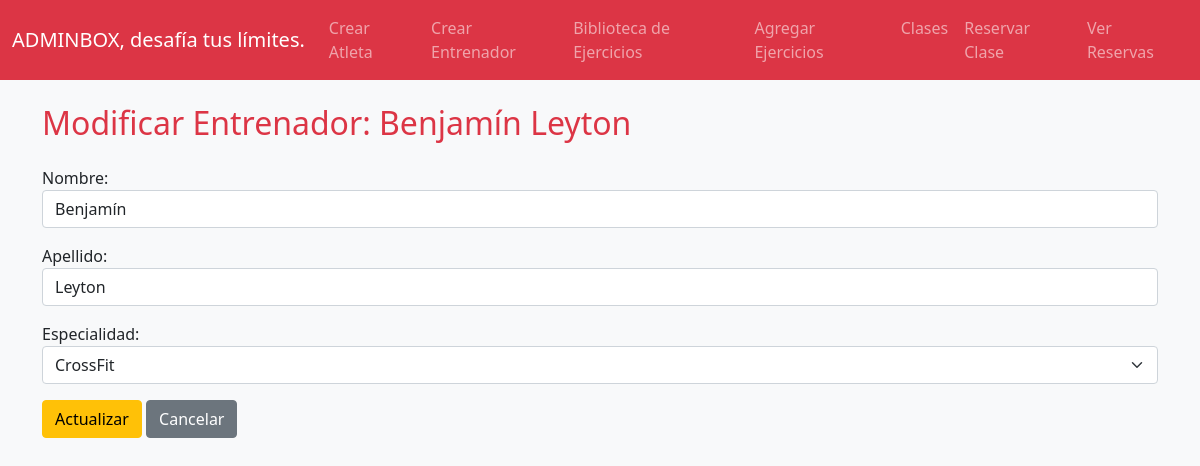
The app's page /modificar_entrenador/1/, older data.
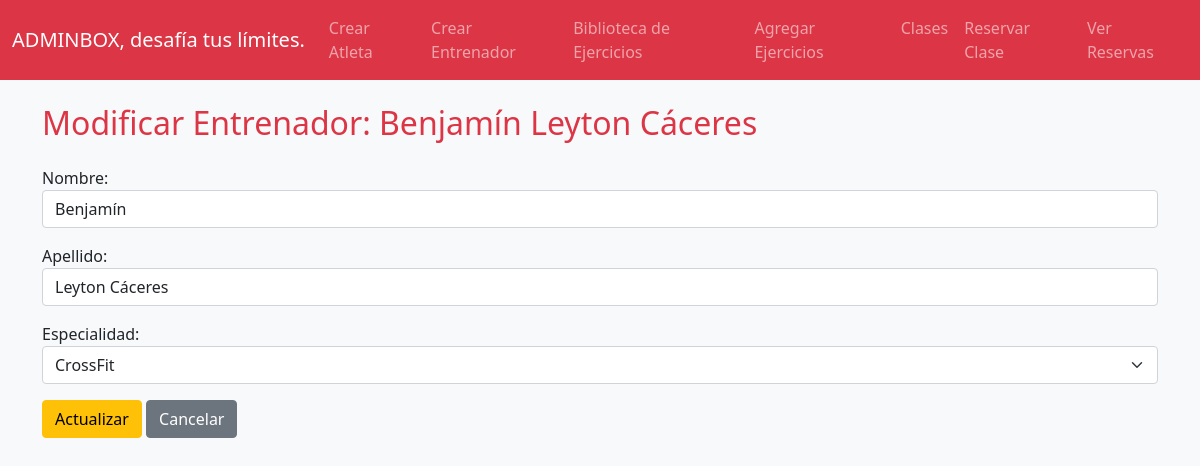
The same page, newer data.
### gym_app/models.py (models this page shows, shortened)
class Entrenador(models.Model):
    nombre = models.CharField(max_length=50)
    apellido = models.CharField(max_length=20)
    especialidad = models.CharField(max_length=20, choices=Categoria.Categoria_esp)

### gym_app/views.py (the view)
# urls.py: path('modificar_entrenador/<int:pk>/', views.modificar_entrenador, name='modificar_entrenador'),
def modificar_entrenador(request, pk):
    entrenador = get_object_or_404(Entrenador, pk=pk)
    if request.method == 'POST':
        form = EntrenadorForm(request.POST, instance=entrenador)
        if form.is_valid():
            form.save()
            return redirect('menu')
    else:
        form = EntrenadorForm(instance=entrenador)
    return render(request, 'update_entrenador.html', {'form': form, 'entrenador': entrenador})

### gym_app/forms.py
class EntrenadorForm(forms.ModelForm):
    class Meta:
        model = Entrenador
        fields = ['nombre', 'apellido','especialidad']
        widgets = {
            'nombre': forms.TextInput(attrs={'class': 'form-control', 'placeholder': 'Nombre'}),
            'apellido': forms.TextInput(attrs={'class': 'form-control', 'placeholder': 'Apellido'}),
            'especialidad': forms.Select(attrs={'class':'form-select'}),
        }

### gym_app/templates/update_entrenador.html (shortened to what this page needs)
{% extends 'base.html' %}
{% block content %}
  <h2 class="mb-4" style="color: #dc3545;">Modificar Entrenador: {{ entrenador.nombre }} {{ entrenador.apellido }}</h2>
  <form method="POST">
    {{ form.as_p }}
    <button class="btn btn-warning" type="submit">Actualizar</button>
    <a class="btn btn-secondary" href="{% url 'menu' %}">Cancelar</a>
  </form>
{% endblock %}

Row changes from the older to the newer data that the page shows:
changed Entrenador "Benjamín": apellido "Leyton" → "Leyton Cáceres"
